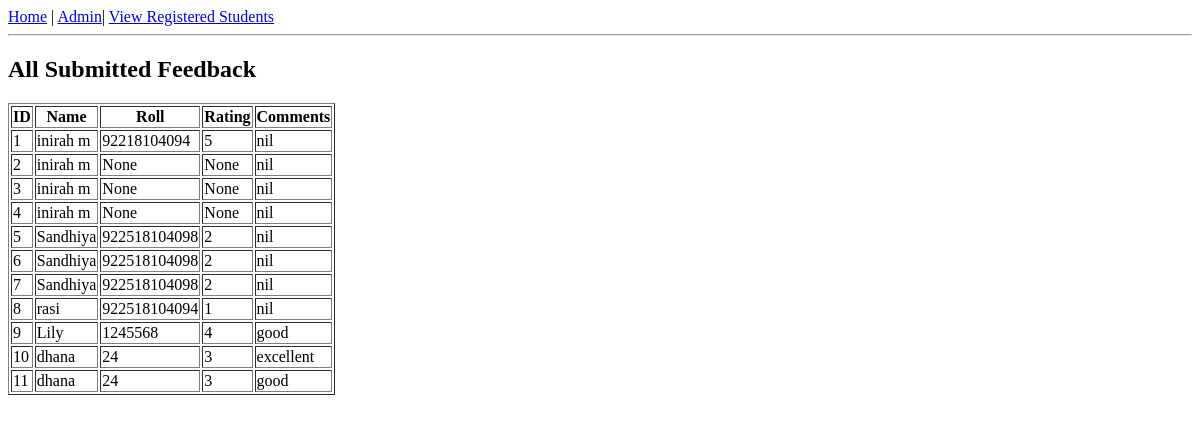
Before: /admin (signed in) with the older database file.
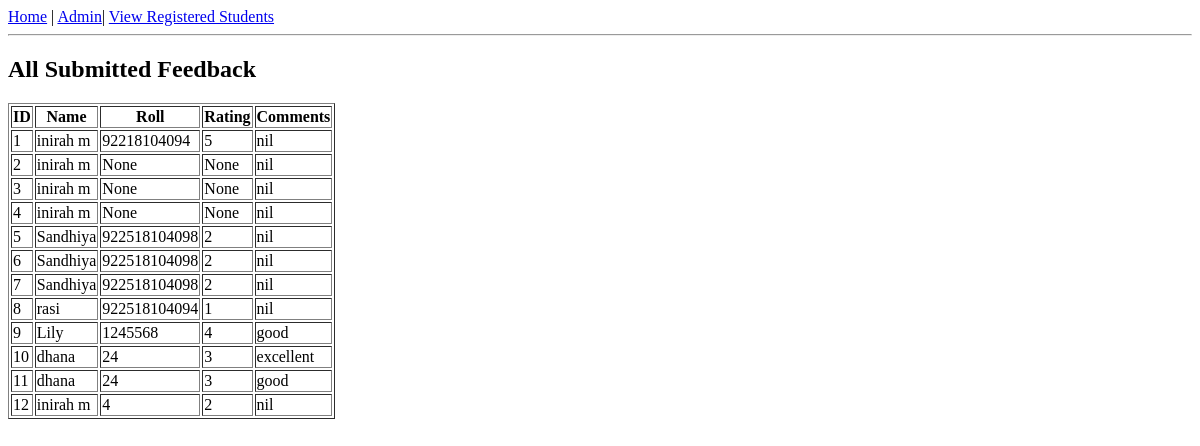
After: the same page with the newer database file.
### tables this page shows
CREATE TABLE feedback (
            id INTEGER PRIMARY KEY AUTOINCREMENT,
            name TEXT,
            roll TEXT,
            rating INTEGER,
            comments TEXT
        );

### app.py (the view)
@app.route('/admin')
def admin():
    if 'admin' not in session:
        return redirect('/admin_login')
    conn = sqlite3.connect('feedback.db')
    cursor = conn.cursor()
    cursor.execute("SELECT * FROM feedback")
    data = cursor.fetchall()
    conn.close()
    return render_template('admin.html', data=data)

### templates/admin.html (shortened to what this page needs)
<!DOCTYPE html>
<html>
<head>
</head>
<body>
    <div>
        <a href="/">Home</a> |
        <a href="/admin">Admin</a>|
        <a href="/students">View Registered Students</a>
    </div>
    <hr>
    <h2>All Submitted Feedback</h2>
    {% if data %}
    <table border="1">
        <tr>
            <th>ID</th>
            <th>Name</th>
            <th>Roll</th>
            <th>Rating</th>
            <th>Comments</th>
        </tr>
        {% for row in data %}
        <tr>
            <td>{{ row[0] }}</td>
            <td>{{ row[1] }}</td>
            <td>{{ row[2] }}</td>
            <td>{{ row[3] }}</td>
            <td>{{ row[4] }}</td>
        </tr>
        {% endfor %}
    </table>
    {% else %}
        <p>No feedback submitted yet.</p>
    {% endif %}
</body>
</html>

Changed rows visible on the page:
added feedback: id "12", name "inirah m", roll "4", rating "2", comments "nil"
